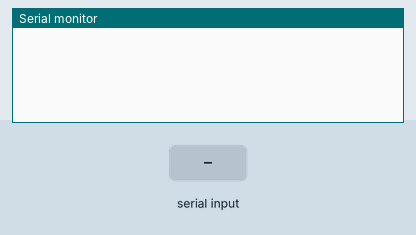
A sketch run on a simulated Arduino Uno, built with avr-gcc and run on an emulated ATmega328P. Parts: the last lines printed to the serial monitor. The inputs (shaded band) are chosen by the test bench.

Above: at 1.2 s.
1.3 s: "90,45\n" received over Serial
At 2.1 s:
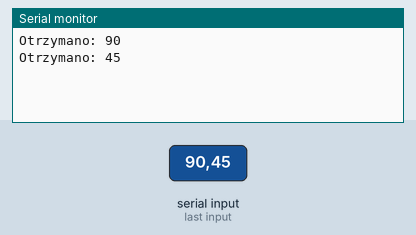
2.8 s: "30,150\n" received over Serial
At 4.8 s:
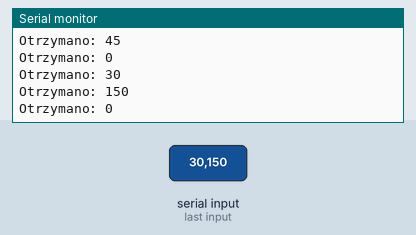
Timing chart, 0 to 6.3 s (numbered marks = the images above; inputs shaded):
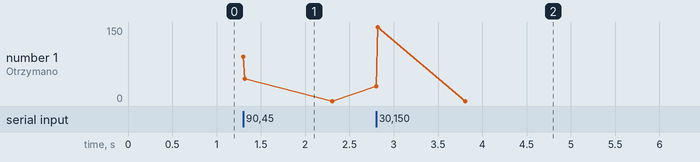

The sketch:

przesylanie_Int_na_monitor.ino
```cpp
 int przeslanyBajt=0;


 void setup(){

   Serial.begin(9600);
 }


 void loop(){


   if(Serial.available()>0){

       przeslanyBajt = Serial.parseInt();


       Serial.print("Otrzymano: ");

       Serial.println(przeslanyBajt,DEC);

   }

 }
```

Measured:
- after the input at 1.3 s, the serial monitor: prints a new line at once (image 1)
- after the input at 2.8 s, the serial monitor: prints a new line at once (image 2)
